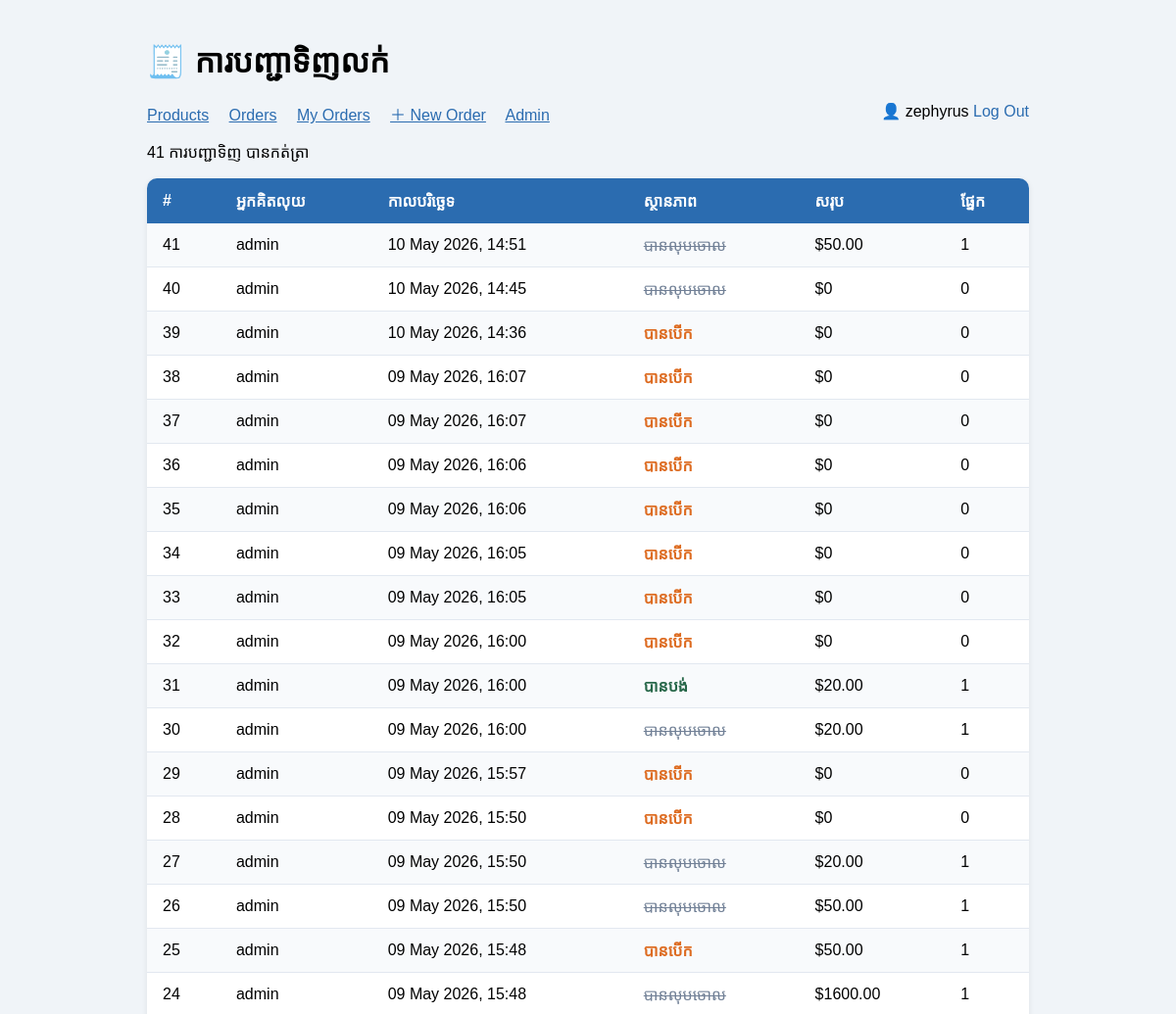
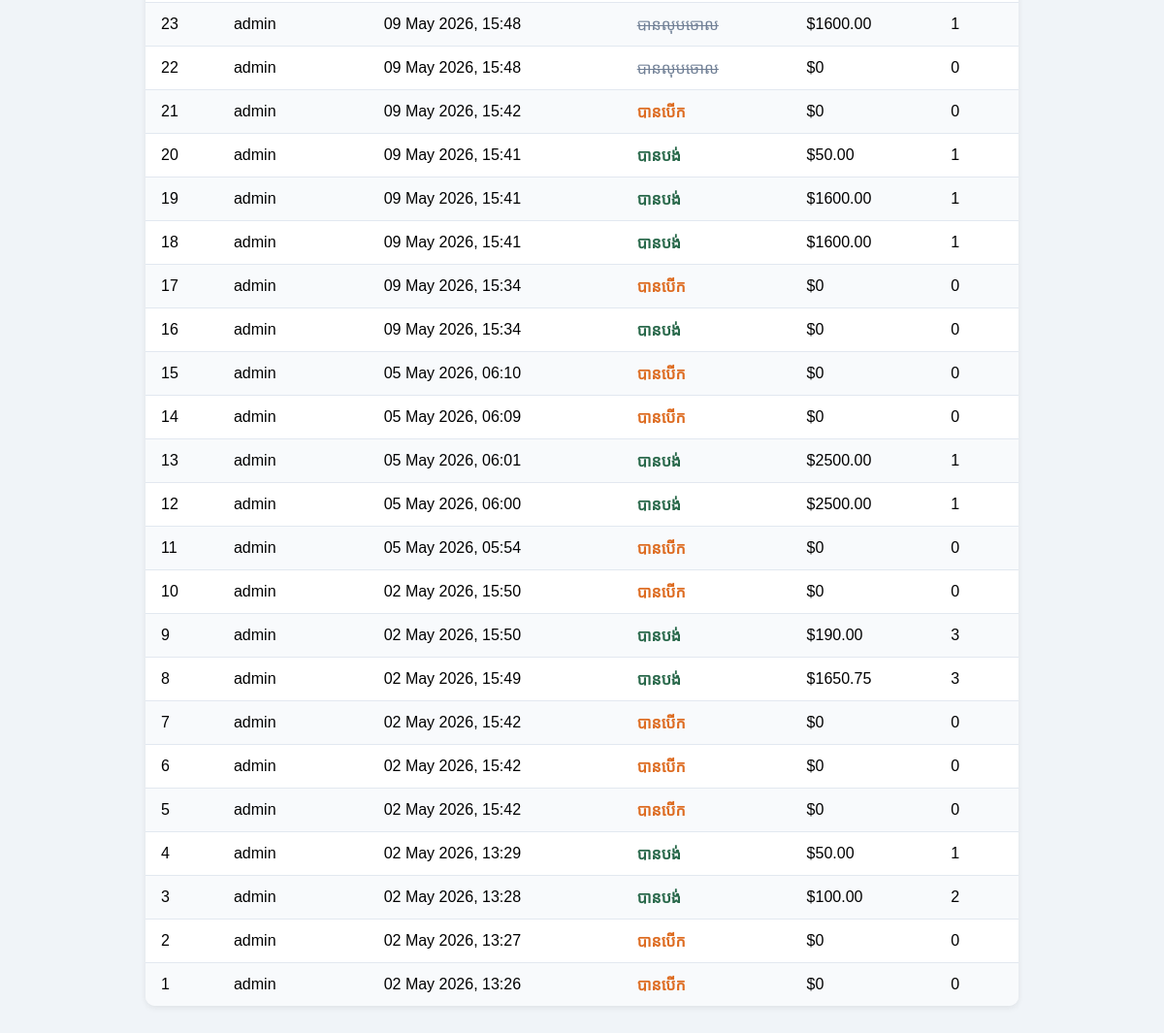
The app's page /sales/orders/ (signed in) with its own data (2 pictures, top to bottom).
### sales/models.py (models this page shows, shortened)
class Order(models.Model):
    STATUS_CHOICES = [
        ('open',       'បានបើក'),
        ('paid',       'បានបង់'),
        ('refunded',   'បានសង'),
        ('cancelled',  'បានលុបចោល'),
    ]
    cashier    = models.ForeignKey(User,on_delete=models.SET_NULL,null=True,related_name='orders',
                 )           # ឈ្មោះ ឬ ID បុគ្គលិក
    status     = models.CharField(max_length=20, choices=STATUS_CHOICES, default='open')
    created_at = models.DateTimeField(auto_now_add=True)    # កំណត់ពេលបង្កើតការបញ្ជាទិញ
    notes      = models.TextField(blank=True)
    @property
    def total(self):
        return sum(item.subtotal for item in self.items.all())
    class Meta:
        ordering = ['-created_at']

class OrderItem(models.Model):
    order      = models.ForeignKey(Order, on_delete=models.CASCADE, related_name='items')
    product    = models.ForeignKey(Product, on_delete=models.PROTECT)   # PROTECT ការពារការលុបផលិតផលដែលមានការលក់
    quantity   = models.PositiveIntegerField(default=1)
    unit_price = models.DecimalField(max_digits=8, decimal_places=2)    # តម្លៃនៅពេលលក់
    @property
    def subtotal(self):
        return self.unit_price * self.quantity

### sales/views.py (the view)
# urls.py: path('orders/',                views.order_list,     name='order_list'),
@login_required
def order_list(request):
    orders = Order.objects.all()
    return render(request, 'sales/order_list.html', {'orders': orders})

### sales/templates/sales/order_list.html (shortened to what this page needs)
<!doctype html>
<html lang="km">
  <head>
  </head>
  <body>
    <h1>🧾 ការបញ្ជាទិញលក់</h1>
    <nav>
      <a href="/sales/products/">Products</a>
      <a href="/sales/orders/">Orders</a>
      <a href="/sales/orders/mine/">My Orders</a>
      <a href="/sales/orders/new/">＋ New Order</a>
      <a href="/admin/">Admin</a>
      <span style="float: right">
        👤 {{ request.user.username }}
        <form method="post" action="/accounts/logout/" style="display: inline">
          <button
            type="submit"
            style="
              background: none;
              border: none;
              color: #2b6cb0;
              cursor: pointer;
              padding: 0;
              font-size: 1em;
            "
          >
            Log Out
          </button>
        </form>
      </span>
    </nav>
    <p>{{ orders|length }} ការបញ្ជាទិញ បានកត់ត្រា</p>
      <table>
        <thead>
          <tr>
            <th>#</th>
            <th>អ្នកគិតលុយ</th>
            <th>កាលបរិច្ឆេទ</th>
            <th>ស្ថានភាព</th>
            <th>សរុប</th>
            <th>ផ្នែក</th>
          </tr>
        </thead>
        <tbody>
          {% for order in orders %}
          <tr>
            <td>{{ order.pk }}</td>
            <td>{{ order.cashier }}</td>
            <td>{{ order.created_at|date:"d M Y, H:i" }}</td>
            <td>
              <span class="{{ order.status }}"
                >{{ order.get_status_display }}</span
              >
            </td>
            <td>${{ order.total }}</td>
            <td>{{ order.items.count }}</td>
          </tr>
          {% empty %}
          <tr>
            <td colspan="6" style="text-align: center; color: #888">
              មិនទាន់មានការបញ្ជាទិញ។
            </td>
          </tr>
          {% endfor %}
        </tbody>
      </table>
  </body>
</html>

### sales/templates/sales/order_list.html (style rules this page uses)
body { font-family: Arial, sans-serif; max-width: 900px; margin: 40px auto; padding: 0 20px; background: #f0f4f8; }
table { width: 100%; border-collapse: collapse; background: white; border-radius: 10px; overflow: hidden; box-shadow: 0 2px 6px rgba(0, 0, 0, 0.08); }
th { background: #2b6cb0; color: white; padding: 12px 16px; text-align: left; }
td { padding: 11px 16px; border-bottom: 1px solid #e2e8f0; }
tr:last-child td { border-bottom: none; }
.paid { color: #276749; font-weight: bold; }
.open { color: #dd6b20; font-weight: bold; }
.cancelled { color: #718096; text-decoration: line-through; }
tbody tr:nth-child(odd) { background: #f8fafc; }
nav a { margin-right: 16px; color: #2b6cb0; }

### records on screen
Order: pk "41", cashier "admin", created_at "10 May 2026, 14:51", status "បានលុបចោល", total "50.00", items.count "1"
Order: pk "40", cashier "admin", created_at "10 May 2026, 14:45", status "បានលុបចោល", total "0", items.count "0"
Order: pk "39", cashier "admin", created_at "10 May 2026, 14:36", status "បានបើក", total "0", items.count "0"
Order: pk "38", cashier "admin", created_at "09 May 2026, 16:07", status "បានបើក", total "0", items.count "0"
Order: pk "37", cashier "admin", created_at "09 May 2026, 16:07", status "បានបើក", total "0", items.count "0"
Order: pk "36", cashier "admin", created_at "09 May 2026, 16:06", status "បានបើក", total "0", items.count "0"
Order: pk "35", cashier "admin", created_at "09 May 2026, 16:06", status "បានបើក", total "0", items.count "0"
Order: pk "34", cashier "admin", created_at "09 May 2026, 16:05", status "បានបើក", total "0", items.count "0"
Order: pk "33", cashier "admin", created_at "09 May 2026, 16:05", status "បានបើក", total "0", items.count "0"
Order: pk "32", cashier "admin", created_at "09 May 2026, 16:00", status "បានបើក", total "0", items.count "0"
Order: pk "31", cashier "admin", created_at "09 May 2026, 16:00", status "បានបង់", total "20.00", items.count "1"
Order: pk "30", cashier "admin", created_at "09 May 2026, 16:00", status "បានលុបចោល", total "20.00", items.count "1"
Order: pk "29", cashier "admin", created_at "09 May 2026, 15:57", status "បានបើក", total "0", items.count "0"
Order: pk "28", cashier "admin", created_at "09 May 2026, 15:50", status "បានបើក", total "0", items.count "0"
Order: pk "27", cashier "admin", created_at "09 May 2026, 15:50", status "បានលុបចោល", total "20.00", items.count "1"
Order: pk "26", cashier "admin", created_at "09 May 2026, 15:50", status "បានលុបចោល", total "50.00", items.count "1"
Order: pk "25", cashier "admin", created_at "09 May 2026, 15:48", status "បានបើក", total "50.00", items.count "1"
Order: pk "24", cashier "admin", created_at "09 May 2026, 15:48", status "បានលុបចោល", total "1600.00", items.count "1"
Order: pk "23", cashier "admin", created_at "09 May 2026, 15:48", status "បានលុបចោល", total "1600.00", items.count "1"
Order: pk "22", cashier "admin", created_at "09 May 2026, 15:48", status "បានលុបចោល", total "0", items.count "0"
Order: pk "21", cashier "admin", created_at "09 May 2026, 15:42", status "បានបើក", total "0", items.count "0"
Order: pk "20", cashier "admin", created_at "09 May 2026, 15:41", status "បានបង់", total "50.00", items.count "1"
Order: pk "19", cashier "admin", created_at "09 May 2026, 15:41", status "បានបង់", total "1600.00", items.count "1"
Order: pk "18", cashier "admin", created_at "09 May 2026, 15:41", status "បានបង់", total "1600.00", items.count "1"
Order: pk "17", cashier "admin", created_at "09 May 2026, 15:34", status "បានបើក", total "0", items.count "0"
Order: pk "16", cashier "admin", created_at "09 May 2026, 15:34", status "បានបង់", total "0", items.count "0"
Order: pk "15", cashier "admin", created_at "05 May 2026, 06:10", status "បានបើក", total "0", items.count "0"
Order: pk "14", cashier "admin", created_at "05 May 2026, 06:09", status "បានបើក", total "0", items.count "0"
Order: pk "13", cashier "admin", created_at "05 May 2026, 06:01", status "បានបង់", total "2500.00", items.count "1"
Order: pk "12", cashier "admin", created_at "05 May 2026, 06:00", status "បានបង់", total "2500.00", items.count "1"
Order: pk "11", cashier "admin", created_at "05 May 2026, 05:54", status "បានបើក", total "0", items.count "0"
Order: pk "10", cashier "admin", created_at "02 May 2026, 15:50", status "បានបើក", total "0", items.count "0"
Order: pk "9", cashier "admin", created_at "02 May 2026, 15:50", status "បានបង់", total "190.00", items.count "3"
Order: pk "8", cashier "admin", created_at "02 May 2026, 15:49", status "បានបង់", total "1650.75", items.count "3"
Order: pk "7", cashier "admin", created_at "02 May 2026, 15:42", status "បានបើក", total "0", items.count "0"
Order: pk "6", cashier "admin", created_at "02 May 2026, 15:42", status "បានបើក", total "0", items.count "0"
Order: pk "5", cashier "admin", created_at "02 May 2026, 15:42", status "បានបើក", total "0", items.count "0"
Order: pk "4", cashier "admin", created_at "02 May 2026, 13:29", status "បានបង់", total "50.00", items.count "1"
Order: pk "3", cashier "admin", created_at "02 May 2026, 13:28", status "បានបង់", total "100.00", items.count "2"
Order: pk "2", cashier "admin", created_at "02 May 2026, 13:27", status "បានបើក", total "0", items.count "0"
Order: pk "1", cashier "admin", created_at "02 May 2026, 13:26", status "បានបើក", total "0", items.count "0"

### other values on screen
{{ request.user.username }} "zephyrus"
{{ orders|length }} "41"
